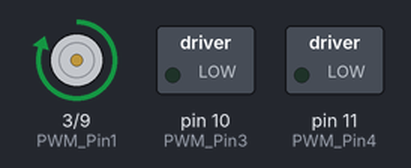
Bench run of a sketch on a simulated Arduino Mega 2560, built with avr-gcc and run on an emulated ATmega2560. Shown: motor-driver pin pairs drawn as motors (green arrow = first pin HIGH = forward, orange = second pin HIGH = backward, longer = more drive), switched loads named in the sketch (green lamp = pin HIGH). At 2.5 s the program stops and its outputs stay as they are.

Above: at 2.6 s.
Timing chart, 0 to 4.0 s (numbered marks = the images above):
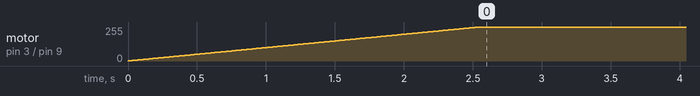

Measured:
- by itself, motor on pin 3 (PWM_Pin1) / pin 9 (PWM_Pin2): moves from stopped to forward 254/255 over 2.5 s

The sketch:

pwm_motor_ramp.ino
```cpp
int PWM_Pin1 = 3;   /*-bottom right*/
int PWM_Pin2 = 9;   /*bottom left*/
int PWM_Pin3 = 10;  /*top left*/
int PWM_Pin4= 11;   /* top right*/

const int ledPin = 22;
const int ledPin2 = 23;
const int ledPin3 = 24;

void setup()
{
pinMode(PWM_Pin1,OUTPUT);  /*declare D3 pin as an output pin */
pinMode(PWM_Pin2,OUTPUT);  /*declare D3 pin as an output pin */
pinMode(PWM_Pin3,OUTPUT);  /*declare D3 pin as an output pin */
pinMode(PWM_Pin4,OUTPUT);  /*declare D3 pin as an output pin */

}
// loop() executes continously
void loop()
{
       digitalWrite(ledPin, HIGH);
       digitalWrite(ledPin2, LOW);
       digitalWrite(ledPin3, HIGH);
  for(int x = 0; x < 000; x++)
  {
      delayMicroseconds(1000);      // pauses for 50 microseconds
  }

  for(int m = 1; m < 255; m++)
  {
     analogWrite(PWM_Pin1, m);
     //analogWrite(PWM_Pin2, m);
     //analogWrite(PWM_Pin3, m);
     //analogWrite(PWM_Pin4, m);
      for(int y =0; y <10; y++)
      {
        delayMicroseconds(1000);      // pauses for 50 microseconds
      }
  }
        for(int y =0; y < 50000; y++)
      {
        delayMicroseconds(1000);      // pauses for 50 microseconds
      }
  analogWrite(PWM_Pin1, 0);
  analogWrite(PWM_Pin2, 0);
  analogWrite(PWM_Pin3, 0);
  analogWrite(PWM_Pin4, 0);

  for(int i =0; i < 2000; i++)
  {
      delayMicroseconds(1000);      // pauses for 50 microseconds
  }
}
```
